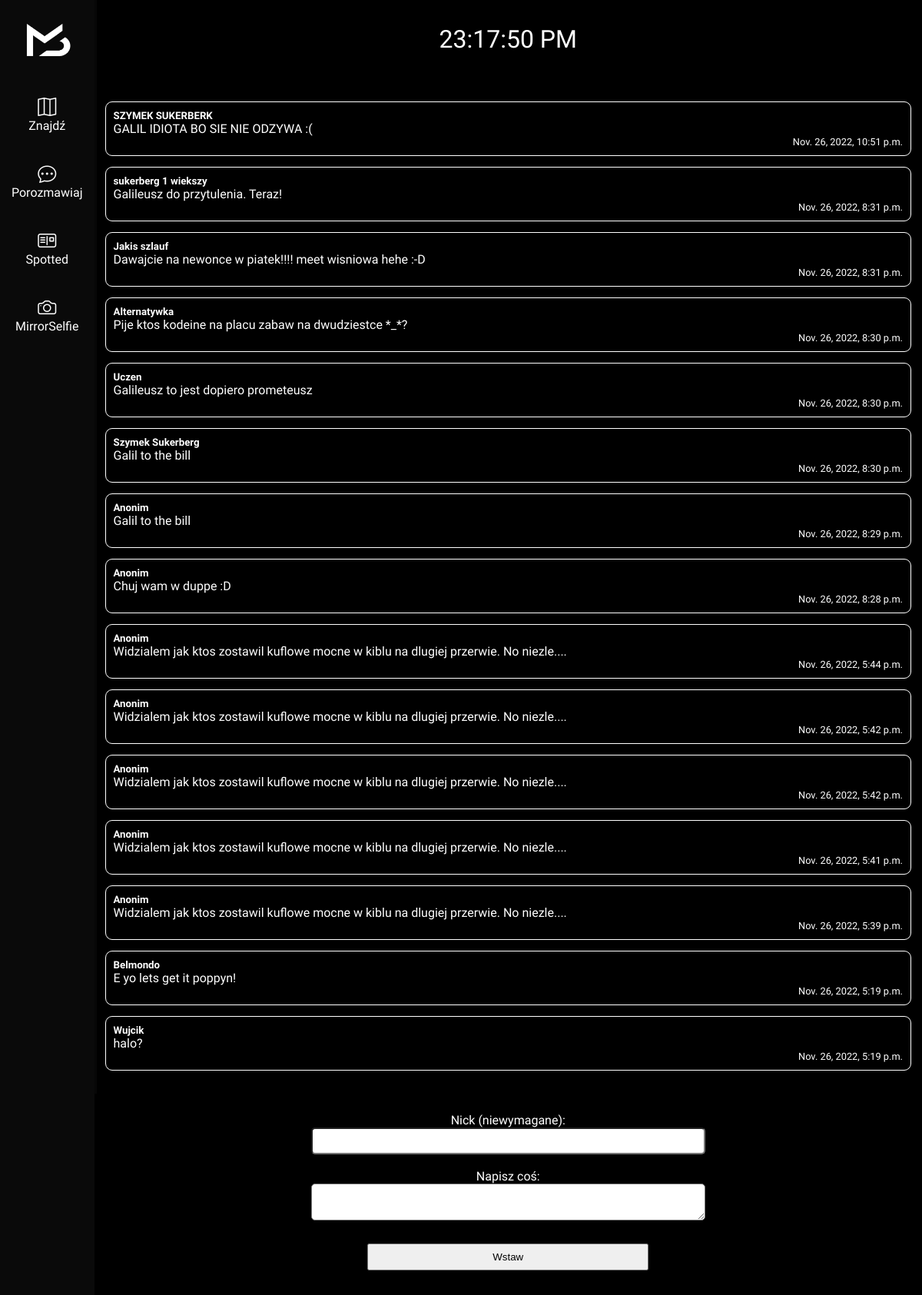
The page /spotted/ on the database as committed earlier.
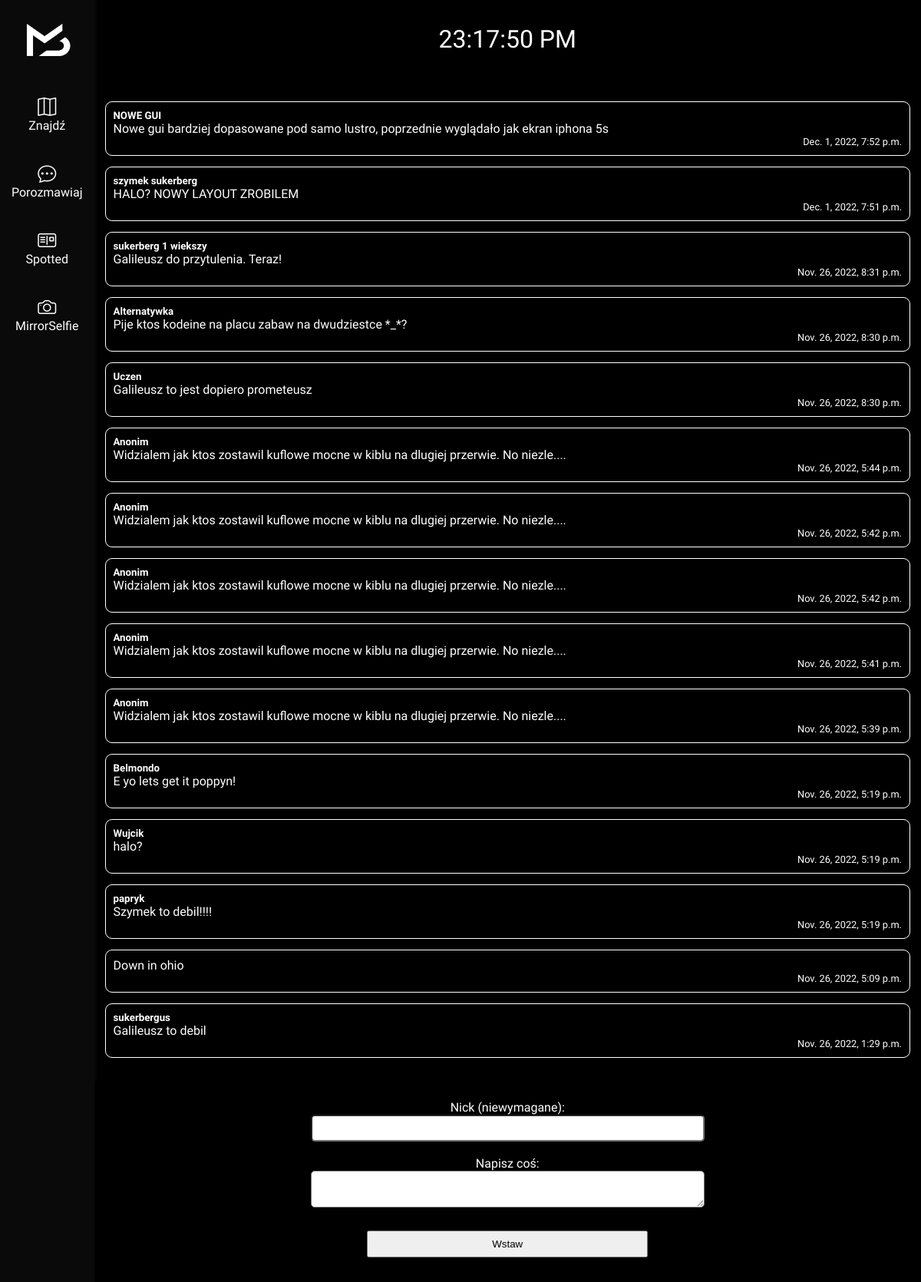
The same page on the database as committed later.
### spotted/models.py (models this page shows, shortened)
class Entry(models.Model):
    nickname = models.TextField(max_length=100, null=True, blank=True)
    text = models.TextField(max_length=1500)
    pub_date = models.DateTimeField()

### spotted/views.py (the view, shortened to what this page needs)
# urls.py: path('spotted/', spotted_view, name='spottedapp'),
def spotted_view(request):
    submitted = False
    form = EntryForm()
    entry_list = Entry.objects.all().order_by('-pub_date')[:15]
    return render(request,'spottedapp.html',{'form': form, 'entry_list': entry_list, 'submitted': submitted})

### spotted/models.py
class EntryForm(forms.Form):
    nickname = forms.CharField(max_length=100, required=False, label="Nick (niewymagane)")
    text = forms.CharField(label='Napisz coś:', max_length=1500, widget=forms.Textarea(attrs={'rows': 2}))

### templates/spottedapp.html (shortened to what this page needs)
{% extends 'base.html' %}
{% load static %}
{% block dynamic_links %}
<link rel="stylesheet" href="{% static 'style-spottedapp.css' %}"/>
{% endblock %}
{% block content %}
<ul class="entry-list">
    {% for entry in entry_list %}
    <div class="entry-wrapper">
        <h5>{{entry.nickname}}</h5>
        <p>{{entry.text}}</p>
        <p class="entry-pub-date">{{entry.pub_date}}</p>
    </div>
    {% endfor %}
</ul>
<div class="form-wrapper">
    <form class="entry-form" method="POST">
        {% for field in form %}
        <div class="field-wrapper">
            {{field.label_tag}}<br/>
            {{field}}
        </div>
        {% endfor %}
        <button type="submit">Wstaw</button>
    </form>
</div>
{% endblock %}

### templates/base.html (shortened to what this page needs)
<!DOCTYPE html>
<html lang="en">
<head>
    {% load static %}
    <link rel="stylesheet" href="https://cdn.jsdelivr.net/npm/bootstrap-icons@1.10.2/font/bootstrap-icons.css">
    <link rel="stylesheet" href="{% static 'style-main.css' %}"/>
    {% block dynamic_links %} {% endblock %}
</head>
<body>
    <div class="container-full">
        <nav class="main-nav">
            <ul>
                <a class="nav-button" href="{% url 'home' %}">
                    <img src="{% static 'logo.png' %}"/>
                    </a>
                <a class="nav-button" href="{% url 'map-main' %}">
                <li ><i class="bi bi-map"></i>
                    <br/> Znajdź </li>
                </a>
                <a class="nav-button" href="{% url 'chatbot' %}">
                <li ><i class="bi bi-chat-dots"></i>
                    <br/> Porozmawiaj </li>
                </a>
                <a class="nav-button" href="{% url 'spottedapp' %}">
                <li ><i class="bi bi-postcard"></i>
                    <br/> Spotted </li>
                </a>
                <a class="nav-button" href="{% url 'mirror-selfie' %}">
                    <li ><i class="bi bi-camera"></i>
                        <br/> MirrorSelfie </li>
                    </a>
            </ul>
        </nav>
        <div class="container-content" id="filterbox">
            <div id="clock">
            </div>
            {% block content %}
            {% endblock %}
        </div>
    </div>
</body>
</html>

### static/style-main.css (style rules this page uses)
* { margin: 0; }
html, body { background-color: black; color: white; font-family: 'Bai Jamjuree', sans-serif; overflow: hidden !important; }
.container-full { width: 100%; height: 100vh; display: flex; flex-flow: row; flex:1; }
.container-content { flex: 1; opacity: 0; -webkit-animation: fadein 400ms ease-in; -moz-animation: fadein 400ms ease-in;; -ms-animation: fadein 400ms ease-in;; -o-animation: fadein 400ms ease-in;; animation: fadein 400ms ease-in;; animation-fill-mode: forwards; }
.main-nav { align-self: flex-end; bottom: 0; height: 100vh; margin-top: auto; width: fit-content; }
.main-nav ul { height: inherit; list-style: none; padding: 0; background-color: #0a0a0a; outline: 3px solid #070707; display: flex; flex-direction: column; align-items: stretch; align-content: center; }
.main-nav ul a { display: block; }
.nav-button { padding: 15px; text-align: center; margin: 5px 0 5px 0; }
.nav-button img { max-width: 5rem; }
.nav-button >li >i { font-size: 1.5rem; }
a.nav-button, a:link.nav-button > li, a:visited.nav-button > li { color: white; text-decoration: none; }
#clock { text-align: center; padding: 1em; font-size: 2rem; }

### static/style-spottedapp.css (style rules this page uses)
.entry-list { overflow-y: scroll; padding: 15px; scroll-behavior: smooth; flex: 1; }
.entry-wrapper { padding: 10px; outline: 1px white solid; border-radius: 8px; margin: 1em 0 1em 0; }
.entry-pub-date { text-align: right; font-size: 0.8rem; }
.form-wrapper { width: 100%; margin-top: auto; }
form button { padding: 8px; margin: 16px; width: 35%; }
.entry-form { text-align: center; padding: 1em; background-color: black; }
.entry-form .field-wrapper { padding: 0.6rem; }
.entry-form input, .entry-form textarea { padding: 8px; border-radius: 5px; width: 50%; box-sizing: border-box; }
.container-content { display: flex; flex-flow: column; }

Rows that differ between the two databases and show on the page:
removed Entry: nickname "SZYMEK SUKERBERK", text "GALIL IDIOTA BO SIE NIE ODZYWA :(", pub_date "Nov. 26, 2022, 10:51 p.m."
removed Entry: nickname "Jakis szlauf", text "Dawajcie na newonce w piatek!!!! meet wisniowa hehe :-D", pub_date "Nov. 26, 2022, 8:31 p.m."
removed Entry: nickname "Szymek Sukerberg", text "Galil to the bill", pub_date "Nov. 26, 2022, 8:30 p.m."
removed Entry: nickname "Anonim", text "Galil to the bill", pub_date "Nov. 26, 2022, 8:29 p.m."
removed Entry: nickname "Anonim", text "Chuj wam w duppe :D", pub_date "Nov. 26, 2022, 8:28 p.m."
added Entry: nickname "NOWE GUI", text "Nowe gui bardziej dopasowane pod samo lustro, poprzednie wyglądało jak ekran iphona 5s", pub_date "Dec. 1, 2022, 7:52 p.m."
added Entry: nickname "szymek sukerberg", text "HALO? NOWY LAYOUT ZROBILEM", pub_date "Dec. 1, 2022, 7:51 p.m."
now on this page (row unchanged): Entry: nickname "papryk", text "Szymek to debil!!!!", pub_date "Nov. 26, 2022, 5:19 p.m."
now on this page (row unchanged): Entry: text "Down in ohio", pub_date "Nov. 26, 2022, 5:09 p.m."
now on this page (row unchanged): Entry: nickname "sukerbergus", text "Galileusz to debil", pub_date "Nov. 26, 2022, 1:29 p.m."
